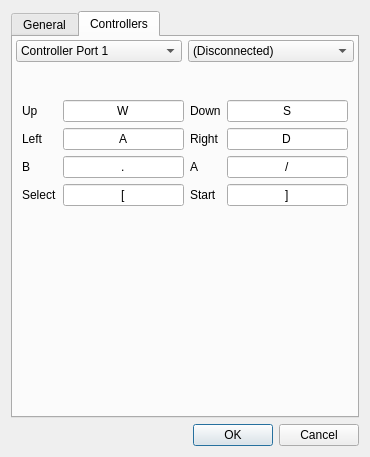
<?xml version="1.0" encoding="UTF-8"?>
<ui version="4.0">
 <class>EmulatorPrefsDialog</class>
 <widget class="QDialog" name="EmulatorPrefsDialog">
  <property name="geometry">
   <rect>
    <x>0</x>
    <y>0</y>
    <width>370</width>
    <height>457</height>
   </rect>
  </property>
  <property name="windowTitle">
   <string>Preferences</string>
  </property>
  <layout class="QVBoxLayout" name="verticalLayout">
   <item>
    <widget class="QTabWidget" name="tabWidget">
     <property name="currentIndex">
      <number>1</number>
     </property>
     <widget class="QWidget" name="general">
      <attribute name="title">
       <string>General</string>
      </attribute>
      <layout class="QVBoxLayout" name="verticalLayout_2"/>
     </widget>
     <widget class="QWidget" name="controllers">
      <attribute name="title">
       <string>Controllers</string>
      </attribute>
      <layout class="QVBoxLayout" name="verticalLayout_3">
       <property name="margin">
        <number>0</number>
       </property>
       <item>
        <layout class="QHBoxLayout" name="horizontalLayout">
         <property name="margin">
          <number>3</number>
         </property>
         <item>
          <widget class="QComboBox" name="controllerPortComboBox">
           <property name="editable">
            <bool>false</bool>
           </property>
           <item>
            <property name="text">
             <string>Controller Port 1</string>
            </property>
           </item>
           <item>
            <property name="text">
             <string>Controller Port 2</string>
            </property>
           </item>
          </widget>
         </item>
         <item>
          <widget class="QComboBox" name="controllerTypeComboBox">
           <item>
            <property name="text">
             <string>(Disconnected)</string>
            </property>
           </item>
           <item>
            <property name="text">
             <string>Standard Controller</string>
            </property>
           </item>
           <item>
            <property name="text">
             <string>Zapper</string>
            </property>
           </item>
          </widget>
         </item>
        </layout>
       </item>
       <item>
        <widget class="QStackedWidget" name="ControllerKeysStackedWidget">
         <property name="frameShape">
          <enum>QFrame::NoFrame</enum>
         </property>
         <property name="frameShadow">
          <enum>QFrame::Plain</enum>
         </property>
         <property name="currentIndex">
          <number>1</number>
         </property>
         <widget class="QWidget" name="noControllerPage"/>
         <widget class="QWidget" name="standardControllerPage">
          <layout class="QVBoxLayout" name="verticalLayout_4">
           <item>
            <widget class="QLabel" name="label">
             <property name="text">
              <string/>
             </property>
             <property name="pixmap">
              <pixmap resource="resource.qrc">:/resources/controller.svg</pixmap>
             </property>
             <property name="alignment">
              <set>Qt::AlignCenter</set>
             </property>
            </widget>
           </item>
           <item>
            <layout class="QGridLayout" name="gridLayout">
             <item row="0" column="0">
              <widget class="QLabel" name="label_2">
               <property name="text">
                <string>Up</string>
               </property>
              </widget>
             </item>
             <item row="0" column="1">
              <widget class="QKeymapItemEdit" name="upKey">
               <property name="text">
                <string>W</string>
               </property>
               <property name="frame">
                <bool>true</bool>
               </property>
               <property name="echoMode">
                <enum>QLineEdit::Normal</enum>
               </property>
               <property name="alignment">
                <set>Qt::AlignCenter</set>
               </property>
               <property name="readOnly">
                <bool>false</bool>
               </property>
              </widget>
             </item>
             <item row="0" column="2">
              <widget class="QLabel" name="label_3">
               <property name="text">
                <string>Down</string>
               </property>
              </widget>
             </item>
             <item row="0" column="3">
              <widget class="QKeymapItemEdit" name="downKey">
               <property name="text">
                <string>S</string>
               </property>
               <property name="frame">
                <bool>true</bool>
               </property>
               <property name="echoMode">
                <enum>QLineEdit::Normal</enum>
               </property>
               <property name="alignment">
                <set>Qt::AlignCenter</set>
               </property>
               <property name="readOnly">
                <bool>false</bool>
               </property>
              </widget>
             </item>
             <item row="1" column="0">
              <widget class="QLabel" name="label_4">
               <property name="text">
                <string>Left</string>
               </property>
              </widget>
             </item>
             <item row="1" column="1">
              <widget class="QKeymapItemEdit" name="leftKey">
               <property name="text">
                <string>A</string>
               </property>
               <property name="frame">
                <bool>true</bool>
               </property>
               <property name="echoMode">
                <enum>QLineEdit::Normal</enum>
               </property>
               <property name="alignment">
                <set>Qt::AlignCenter</set>
               </property>
               <property name="readOnly">
                <bool>false</bool>
               </property>
              </widget>
             </item>
             <item row="1" column="2">
              <widget class="QLabel" name="label_5">
               <property name="text">
                <string>Right</string>
               </property>
              </widget>
             </item>
             <item row="1" column="3">
              <widget class="QKeymapItemEdit" name="rightKey">
               <property name="text">
                <string>D</string>
               </property>
               <property name="frame">
                <bool>true</bool>
               </property>
               <property name="echoMode">
                <enum>QLineEdit::Normal</enum>
               </property>
               <property name="alignment">
                <set>Qt::AlignCenter</set>
               </property>
               <property name="readOnly">
                <bool>false</bool>
               </property>
              </widget>
             </item>
             <item row="2" column="1">
              <widget class="QKeymapItemEdit" name="bKey">
               <property name="text">
                <string>.</string>
               </property>
               <property name="frame">
                <bool>true</bool>
               </property>
               <property name="echoMode">
                <enum>QLineEdit::Normal</enum>
               </property>
               <property name="alignment">
                <set>Qt::AlignCenter</set>
               </property>
               <property name="readOnly">
                <bool>false</bool>
               </property>
              </widget>
             </item>
             <item row="2" column="3">
              <widget class="QKeymapItemEdit" name="aKey">
               <property name="text">
                <string>/</string>
               </property>
               <property name="frame">
                <bool>true</bool>
               </property>
               <property name="echoMode">
                <enum>QLineEdit::Normal</enum>
               </property>
               <property name="alignment">
                <set>Qt::AlignCenter</set>
               </property>
               <property name="readOnly">
                <bool>false</bool>
               </property>
              </widget>
             </item>
             <item row="2" column="0">
              <widget class="QLabel" name="label_6">
               <property name="text">
                <string>B</string>
               </property>
              </widget>
             </item>
             <item row="2" column="2">
              <widget class="QLabel" name="label_7">
               <property name="text">
                <string>A</string>
               </property>
              </widget>
             </item>
             <item row="3" column="0">
              <widget class="QLabel" name="label_8">
               <property name="text">
                <string>Select</string>
               </property>
              </widget>
             </item>
             <item row="3" column="2">
              <widget class="QLabel" name="label_9">
               <property name="text">
                <string>Start</string>
               </property>
              </widget>
             </item>
             <item row="3" column="1">
              <widget class="QKeymapItemEdit" name="selectKey">
               <property name="text">
                <string>[</string>
               </property>
               <property name="frame">
                <bool>true</bool>
               </property>
               <property name="echoMode">
                <enum>QLineEdit::Normal</enum>
               </property>
               <property name="alignment">
                <set>Qt::AlignCenter</set>
               </property>
               <property name="readOnly">
                <bool>false</bool>
               </property>
              </widget>
             </item>
             <item row="3" column="3">
              <widget class="QKeymapItemEdit" name="startKey">
               <property name="text">
                <string>]</string>
               </property>
               <property name="frame">
                <bool>true</bool>
               </property>
               <property name="echoMode">
                <enum>QLineEdit::Normal</enum>
               </property>
               <property name="alignment">
                <set>Qt::AlignCenter</set>
               </property>
               <property name="readOnly">
                <bool>false</bool>
               </property>
              </widget>
             </item>
            </layout>
           </item>
           <item>
            <spacer name="verticalSpacer">
             <property name="orientation">
              <enum>Qt::Vertical</enum>
             </property>
             <property name="sizeHint" stdset="0">
              <size>
               <width>20</width>
               <height>40</height>
              </size>
             </property>
            </spacer>
           </item>
          </layout>
         </widget>
         <widget class="QWidget" name="zapperPage"/>
        </widget>
       </item>
      </layout>
     </widget>
    </widget>
   </item>
   <item>
    <widget class="QDialogButtonBox" name="buttonBox">
     <property name="orientation">
      <enum>Qt::Horizontal</enum>
     </property>
     <property name="standardButtons">
      <set>QDialogButtonBox::Cancel|QDialogButtonBox::Ok</set>
     </property>
    </widget>
   </item>
  </layout>
 </widget>
 <customwidgets>
  <customwidget>
   <class>QKeymapItemEdit</class>
   <extends>QLineEdit</extends>
   <header location="global">qkeymapitemedit.h</header>
  </customwidget>
 </customwidgets>
 <resources>
  <include location="resource.qrc"/>
 </resources>
 <connections>
  <connection>
   <sender>buttonBox</sender>
   <signal>accepted()</signal>
   <receiver>EmulatorPrefsDialog</receiver>
   <slot>accept()</slot>
   <hints>
    <hint type="sourcelabel">
     <x>248</x>
     <y>254</y>
    </hint>
    <hint type="destinationlabel">
     <x>157</x>
     <y>274</y>
    </hint>
   </hints>
  </connection>
  <connection>
   <sender>buttonBox</sender>
   <signal>rejected()</signal>
   <receiver>EmulatorPrefsDialog</receiver>
   <slot>reject()</slot>
   <hints>
    <hint type="sourcelabel">
     <x>316</x>
     <y>260</y>
    </hint>
    <hint type="destinationlabel">
     <x>286</x>
     <y>274</y>
    </hint>
   </hints>
  </connection>
 </connections>
</ui>
